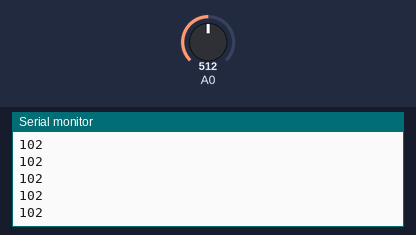
Simulated run of this sketch. Board: Arduino Uno, built with avr-gcc and run on an emulated ATmega328P. Parts: the last lines printed to the serial monitor. Inputs (shaded band) come from the test bench; at power-on: A0 = 512.

Above: at 1.2 s.
1.3 s: A0 set to 716
At 1.8 s:
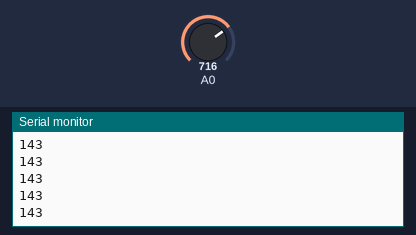
2.8 s: A0 set to 900
At 3.8 s:
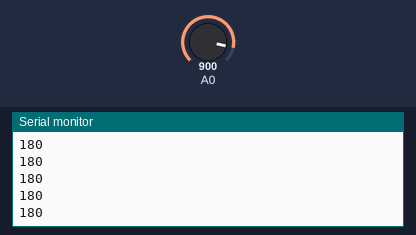
Timing chart, 0 to 5.8 s (numbered marks = the images above; inputs shaded):
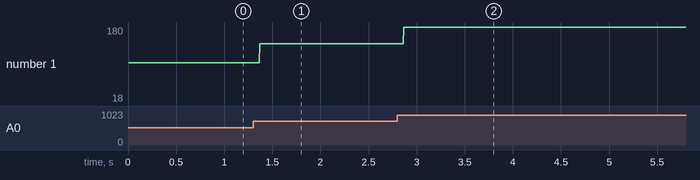

The sketch:

__.ino
```cpp
int value=0;

void setup() {
  // put your setup code here, to run once:
  Serial.begin(9600);
  Serial.println("start");
}

void loop() {
  // put your main code here, to run repeatedly:
  for(int i=0;i<5;i++){
    value=analogRead(0);
  }
  Serial.println(value/5) ;
}
```

Measured:
- after the input at 1.3 s, the serial monitor: prints a new line after 0.07 s (image 1)
- after the input at 2.8 s, the serial monitor: prints a new line after 0.07 s (image 2)
- plotted number 1: 102 → 143 after the input at 1.3 s, 143 → 18 after the input at 2.8 s
